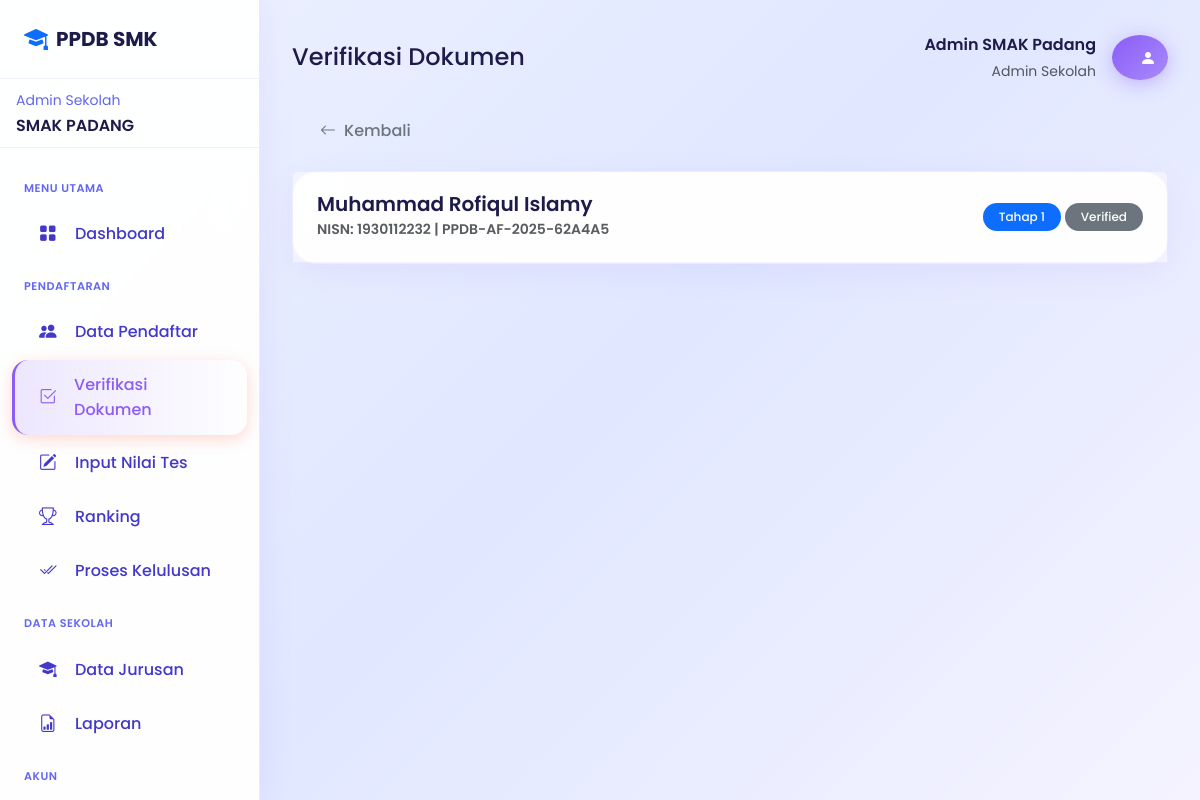
The app's page /admin/verifikasi.php?id=1 (signed in) with its own data.
### tables this page shows
CREATE TABLE `tb_admin_sekolah` (
  `id_admin_sekolah` int(11) NOT NULL,
  `id_smk` int(11) NOT NULL,
  `username` varchar(50) NOT NULL,
  `password` varchar(255) NOT NULL,
  `nama_lengkap` varchar(100) NOT NULL,
  `email` varchar(100) NOT NULL,
  `no_telepon` varchar(20) DEFAULT NULL,
  `jabatan` varchar(50) DEFAULT NULL,
  `foto` varchar(255) DEFAULT NULL,
  `is_active` tinyint(1) DEFAULT 1,
  `last_login` timestamp NULL DEFAULT NULL,
  `created_at` timestamp NOT NULL DEFAULT current_timestamp(),
  `updated_at` timestamp NOT NULL DEFAULT current_timestamp() ON UPDATE current_timestamp()
);

CREATE TABLE `tb_smk` (
  `id_smk` int(11) NOT NULL,
  `npsn` varchar(20) NOT NULL,
  `nama_sekolah` varchar(200) NOT NULL,
  `alamat` text NOT NULL,
  `kelurahan` varchar(100) DEFAULT NULL,
  `kecamatan` varchar(100) DEFAULT NULL,
  `kode_pos` varchar(10) DEFAULT NULL,
  `latitude` decimal(10,8) NOT NULL,
  `longitude` decimal(11,8) NOT NULL,
  `telepon` varchar(20) DEFAULT NULL,
  `email` varchar(100) DEFAULT NULL,
  `website` varchar(150) DEFAULT NULL,
  `jumlah_siswa` int(11) NOT NULL,
  `jumlah_guru` int(11) NOT NULL,
  `nama_kepsek` varchar(100) NOT NULL,
  `foto_utama` varchar(225) NOT NULL,
  `foto_tambahan` varchar(225) NOT NULL,
  `deskripsi` text NOT NULL
);

CREATE TABLE `tb_pendaftaran` (
  `id_pendaftaran` int(11) NOT NULL,
  `nomor_pendaftaran` varchar(30) NOT NULL,
  `id_siswa` int(11) NOT NULL,
  `id_smk_pilihan1` int(11) NOT NULL,
  `id_smk_pilihan2` int(11) DEFAULT NULL,
  `id_kejuruan_pilihan1` int(11) DEFAULT NULL,
  `id_kejuruan_pilihan2` int(11) DEFAULT NULL,
  `id_jalur` int(11) NOT NULL,
  `tahap_pendaftaran` enum('1','2') DEFAULT '1',
  `pilihan_mode` enum('satu_sekolah_dua_jurusan','dua_sekolah_satu_jurusan') DEFAULT NULL,
  `nilai_rapor_semester1` decimal(5,2) DEFAULT NULL,
  `nilai_rapor_semester2` decimal(5,2) DEFAULT NULL,
  `nilai_rapor_semester3` decimal(5,2) DEFAULT NULL,
  `nilai_rapor_semester4` decimal(5,2) DEFAULT NULL,
  `nilai_rapor_semester5` decimal(5,2) DEFAULT NULL,
  `rerata_nilai_rapor` decimal(5,2) DEFAULT NULL,
  `bobot_nilai_rapor` decimal(5,2) DEFAULT NULL,
  `peringkat_paralel` int(11) DEFAULT NULL,
  `nilai_tes_bakat_minat` decimal(5,2) DEFAULT NULL,
  `nilai_akhir_seleksi` decimal(5,2) DEFAULT NULL,
  `kelompok_seleksi` enum('afirmasi','domisili','prestasi','nilai_akhir') DEFAULT NULL,
  `status_tes` enum('belum','sudah') DEFAULT 'belum',
  `tanggal_tes` timestamp NULL DEFAULT NULL,
  `jarak_ke_sekolah` decimal(10,2) DEFAULT NULL,
  `skor_zonasi` decimal(10,4) DEFAULT NULL,
  `nilai_rata_rata` decimal(5,2) DEFAULT NULL,
  `nilai_un` decimal(5,2) DEFAULT NULL,
  `skor_prestasi` int(11) DEFAULT 0,
  `skor_akhir` decimal(10,4) DEFAULT NULL,
  `ranking` int(11) DEFAULT NULL,
  `status` enum('draft','submitted','verified','accepted','rejected','waiting') DEFAULT 'draft',
  `is_dibatalkan` tinyint(1) DEFAULT 0,
  `tanggal_batal` timestamp NULL DEFAULT NULL,
  `catatan_siswa` text DEFAULT NULL,
  `catatan_admin` text DEFAULT NULL,
  `alasan_penolakan` text DEFAULT NULL,
  `tanggal_daftar` timestamp NOT NULL DEFAULT current_timestamp(),
  `tanggal_submit` timestamp NULL DEFAULT NULL,
  `tanggal_verifikasi` timestamp NULL DEFAULT NULL,
  `tanggal_pengumuman` timestamp NULL DEFAULT NULL,
  `verified_by` int(11) DEFAULT NULL,
  `tahun_ajaran` varchar(10) DEFAULT NULL,
  `created_at` timestamp NOT NULL DEFAULT current_timestamp(),
  `updated_at` timestamp NOT NULL DEFAULT current_timestamp() ON UPDATE current_timestamp(),
  `nilai_tes` decimal(5,2) DEFAULT NULL,
  `bobot_rapor` decimal(5,2) DEFAULT NULL,
  `nilai_akumulasi` decimal(5,2) DEFAULT NULL,
  `ranking_sekolah` int(11) DEFAULT NULL,
  `umur_bulan` int(11) DEFAULT NULL,
  `lokasi_tes_smk` int(11) DEFAULT NULL COMMENT 'ID SMK untuk lokasi tes',
  `jenis_pilihan` enum('single','same_school','diff_school') DEFAULT 'single' COMMENT 'Tipe pemilihan SMK'
);

CREATE TABLE `tb_siswa` (
  `id_siswa` int(11) NOT NULL,
  `nisn` varchar(20) NOT NULL,
  `username` varchar(50) NOT NULL,
  `password` varchar(255) NOT NULL,
  `email` varchar(100) NOT NULL,
  `nama_lengkap` varchar(150) NOT NULL,
  `jenis_kelamin` enum('L','P') NOT NULL,
  `tempat_lahir` varchar(100) NOT NULL,
  `tanggal_lahir` date NOT NULL,
  `agama` varchar(20) NOT NULL,
  `nik` varchar(20) DEFAULT NULL,
  `no_kk` varchar(20) DEFAULT NULL,
  `alamat` text NOT NULL,
  `rt` varchar(5) DEFAULT NULL,
  `rw` varchar(5) DEFAULT NULL,
  `kelurahan` varchar(100) DEFAULT NULL,
  `kecamatan` varchar(100) DEFAULT NULL,
  `kota` varchar(100) DEFAULT NULL,
  `provinsi` varchar(100) DEFAULT 'Sumatera Barat',
  `kode_pos` varchar(10) DEFAULT NULL,
  `latitude` decimal(10,8) DEFAULT NULL,
  `longitude` decimal(11,8) DEFAULT NULL,
  `no_telepon` varchar(20) DEFAULT NULL,
  `no_hp` varchar(20) DEFAULT NULL,
  `nama_ayah` varchar(100) DEFAULT NULL,
  `nik_ayah` varchar(20) DEFAULT NULL,
  `pekerjaan_ayah` varchar(100) DEFAULT NULL,
  `penghasilan_ayah` varchar(50) DEFAULT NULL,
  `nama_ibu` varchar(100) DEFAULT NULL,
  `nik_ibu` varchar(20) DEFAULT NULL,
  `pekerjaan_ibu` varchar(100) DEFAULT NULL,
  `penghasilan_ibu` varchar(50) DEFAULT NULL,
  `nama_wali` varchar(100) DEFAULT NULL,
  `no_hp_ortu` varchar(20) DEFAULT NULL,
  `asal_sekolah` varchar(200) DEFAULT NULL,
  `npsn_asal` varchar(20) DEFAULT NULL,
  `alamat_sekolah_asal` text DEFAULT NULL,
  `tahun_lulus` varchar(4) DEFAULT NULL,
  `no_ijazah` varchar(50) DEFAULT NULL,
  `no_skhun` varchar(50) DEFAULT NULL,
  `foto` varchar(255) DEFAULT NULL,
  `is_keluarga_tidak_mampu` tinyint(1) DEFAULT 0,
  `jenis_kartu_bantuan` enum('PIP','DTSEN','PKH','KIS','Lainnya') DEFAULT NULL,
  `nomor_kartu_bantuan` varchar(50) DEFAULT NULL,
  `is_disabilitas` tinyint(1) DEFAULT 0,
  `jenis_disabilitas` varchar(100) DEFAULT NULL,
  `nomor_kartu_disabilitas` varchar(50) DEFAULT NULL,
  `is_panti_asuhan` tinyint(1) DEFAULT 0,
  `nama_panti` varchar(200) DEFAULT NULL,
  `status_buta_warna` enum('tidak','parsial','total') DEFAULT 'tidak',
  `file_surat_tidak_buta_warna` varchar(255) DEFAULT NULL,
  `is_verified` tinyint(1) DEFAULT 0,
  `verified_at` timestamp NULL DEFAULT NULL,
  `last_login` timestamp NULL DEFAULT NULL,
  `created_at` timestamp NOT NULL DEFAULT current_timestamp(),
  `updated_at` timestamp NOT NULL DEFAULT current_timestamp() ON UPDATE current_timestamp()
);

### config/database.php (called while the page is built, shortened)
<?php
class Database {
    private static $instance = null;
    private $connection;
    private function __construct() {
        try {
            $dsn = "mysql:host=" . DB_HOST . ";dbname=" . DB_NAME . ";charset=" . DB_CHARSET;
            $options = [
                PDO::ATTR_ERRMODE => PDO::ERRMODE_EXCEPTION,
                PDO::ATTR_DEFAULT_FETCH_MODE => PDO::FETCH_ASSOC,
                PDO::ATTR_EMULATE_PREPARES => false,
                PDO::MYSQL_ATTR_INIT_COMMAND => "SET NAMES " . DB_CHARSET
            ];
            $this->connection = new PDO($dsn, DB_USER, DB_PASS, $options);
        } catch (PDOException $e) {
            die("Koneksi database gagal: " . $e->getMessage());
        }
    }
    public static function getInstance() {
        if (self::$instance === null) {
            self::$instance = new self();
        }
        return self::$instance;
    }
    public function query($sql, $params = []) {
        try {
            $stmt = $this->connection->prepare($sql);
            $stmt->execute($params);
            return $stmt;
        } catch (PDOException $e) {
            error_log("Database Query Error: " . $e->getMessage());
            throw $e;
        }
    }
    public function fetch($sql, $params = []) {
        $stmt = $this->query($sql, $params);
        return $stmt->fetch();
    }
}
function db() {
    return Database::getInstance();
}

### config/session.php (called while the page is built, shortened)
<?php
class Session {
    public static function get($key, $default = null) {
        return $_SESSION[$key] ?? $default;
    }
    public static function getUserId() {
        return self::get('user_id');
    }
}

### admin/verifikasi.php (the view, shortened to what this page needs)
<?php
$pageTitle = 'Verifikasi Dokumen';
require_once 'includes/header.php';
$pendaftaranId = $_GET['id'] ?? null;
if ($pendaftaranId) {
    $pendaftaran = db()->fetch(
        "SELECT p.*, s.nama_lengkap, s.nisn, j.nama_jalur, j.kode_jalur
         FROM tb_pendaftaran p
         JOIN tb_siswa s ON p.id_siswa = s.id_siswa
         JOIN tb_jalur j ON p.id_jalur = j.id_jalur
         WHERE p.id_pendaftaran = ? AND p.id_smk_pilihan1 = ?",
        [$pendaftaranId, $smkId]
    );
?>
    <div class="mb-3">
        <a href="verifikasi.php" class="btn btn-outline-secondary"><i class="bi bi-arrow-left me-2"></i>Kembali</a>
    </div>
    <div class="card mb-4">
        <div class="card-header d-flex justify-content-between align-items-center">
            <div>
                <h5 class="mb-0"><?= htmlspecialchars($pendaftaran['nama_lengkap']) ?></h5>
                <small class="text-muted">NISN: <?= $pendaftaran['nisn'] ?> | <?= $pendaftaran['nomor_pendaftaran'] ?></small>
            </div>
            <div>
                <?php $tahap = $pendaftaran['tahap_pendaftaran'] ?? 1; ?>
                <span class="badge <?= $tahap == 1 ? 'bg-primary' : 'bg-warning text-dark' ?>">Tahap <?= $tahap ?></span>
                <?= getStatusBadge($pendaftaran['status']) ?>
            </div>
        </div>
    </div>
<?php } ?>
<?php require_once 'includes/footer.php'; ?>

### admin/includes/header.php (shortened to what this page needs)
<?php
require_once dirname(__DIR__, 2) . '/config/database.php';
require_once dirname(__DIR__, 2) . '/config/functions.php';
require_once dirname(__DIR__, 2) . '/config/session.php';
$adminId = Session::getUserId();
$admin = db()->fetch(
    "SELECT a.*, s.nama_sekolah, s.id_smk FROM tb_admin_sekolah a
     LEFT JOIN tb_smk s ON a.id_smk = s.id_smk
     WHERE a.id_admin_sekolah = ?",
    [$adminId]
);
$smkId = $admin['id_smk'];
$currentPage = basename($_SERVER['PHP_SELF'], '.php');
?>
<!DOCTYPE html>
<html lang="id">
<head>
    <link href="https://cdn.jsdelivr.net/npm/bootstrap@5.3.2/dist/css/bootstrap.min.css" rel="stylesheet">
    <link href="https://cdn.jsdelivr.net/npm/bootstrap-icons@1.11.1/font/bootstrap-icons.css" rel="stylesheet">
    <link rel="stylesheet" href="<?= SITE_URL ?>/assets/css/style.css">
</head>
<body>
    <aside class="sidebar">
        <div class="sidebar-header">
            <a href="<?= SITE_URL ?>" class="sidebar-brand">
                <i class="bi bi-mortarboard-fill text-primary"></i>
                PPDB SMK
            </a>
        </div>
        <div class="px-3 py-2 border-bottom border-subtle">
            <small class="text-muted">Admin Sekolah</small>
            <div class="fw-semibold text-truncate"><?= htmlspecialchars($admin['nama_sekolah']) ?></div>
        </div>
        <nav class="sidebar-menu">
            <div class="sidebar-menu-label">Menu Utama</div>
            <a href="index.php" class="sidebar-link <?= $currentPage === 'index' ? 'active' : '' ?>">
                <i class="bi bi-grid-fill"></i>
                <span>Dashboard</span>
            </a>
            <div class="sidebar-menu-label">Pendaftaran</div>
            <a href="pendaftar.php" class="sidebar-link <?= $currentPage === 'pendaftar' ? 'active' : '' ?>">
                <i class="bi bi-people-fill"></i>
                <span>Data Pendaftar</span>
            </a>
            <a href="verifikasi.php" class="sidebar-link <?= $currentPage === 'verifikasi' ? 'active' : '' ?>">
                <i class="bi bi-check2-square"></i>
                <span>Verifikasi Dokumen</span>
            </a>
            <a href="seleksi.php" class="sidebar-link <?= $currentPage === 'seleksi' ? 'active' : '' ?>">
                <i class="bi bi-pencil-square"></i>
                <span>Input Nilai Tes</span>
            </a>
            <a href="ranking.php" class="sidebar-link <?= $currentPage === 'ranking' ? 'active' : '' ?>">
                <i class="bi bi-trophy"></i>
                <span>Ranking</span>
            </a>
            <a href="proses-kelulusan.php" class="sidebar-link <?= $currentPage === 'proses-kelulusan' ? 'active' : '' ?>">
                <i class="bi bi-check2-all"></i>
                <span>Proses Kelulusan</span>
            </a>
            <div class="sidebar-menu-label">Data Sekolah</div>
            <a href="jurusan.php" class="sidebar-link <?= $currentPage === 'jurusan' ? 'active' : '' ?>">
                <i class="bi bi-mortarboard-fill"></i>
                <span>Data Jurusan</span>
            </a>
            <a href="laporan.php" class="sidebar-link <?= $currentPage === 'laporan' ? 'active' : '' ?>">
                <i class="bi bi-file-earmark-bar-graph"></i>
                <span>Laporan</span>
            </a>
            <div class="sidebar-menu-label">Akun</div>
            <a href="profil.php" class="sidebar-link <?= $currentPage === 'profil' ? 'active' : '' ?>">
            </a>
        </nav>
    </aside>
    <main class="main-content">
        <div class="d-flex justify-content-between align-items-center mb-4">
            <div>
                <h4 class="mb-0 d-inline"><?= $pageTitle ?? 'Dashboard' ?></h4>
            </div>
            <div class="d-flex align-items-center gap-3">
                <div class="text-end d-none d-md-block">
                    <div class="fw-semibold"><?= htmlspecialchars($admin['nama_lengkap']) ?></div>
                    <small class="text-muted">Admin Sekolah</small>
                </div>
                <div class="dropdown">
                    <button class="btn btn-primary rounded-circle" data-bs-toggle="dropdown" style="width:45px;height:45px;">
                        <i class="bi bi-person-fill"></i>
                    </button>
                </div>
            </div>
        </div>

### config/functions.php (shortened to what this page needs)
<?php
require_once __DIR__ . '/database.php';
function getStatusBadge($status)
{
    $badges = [
        'draft' => '<span class="badge bg-secondary">Draft</span>',
        'submitted' => '<span class="badge bg-info">Diajukan</span>',
        'verified' => '<span class="badge bg-primary">Terverifikasi</span>',
        'accepted' => '<span class="badge bg-success">Diterima</span>',
        'rejected' => '<span class="badge bg-danger">Ditolak</span>',
        'pending' => '<span class="badge bg-warning">Pending</span>',
        'valid' => '<span class="badge bg-success">Valid</span>',
        'invalid' => '<span class="badge bg-danger">Invalid</span>'
    ];
    return $badges[$status] ?? '<span class="badge bg-secondary">' . ucfirst($status) . '</span>';
}

### records on screen
tb_admin_sekolah: id_smk.nama_sekolah "SMAK PADANG", nama_lengkap "Admin SMAK Padang"
tb_pendaftaran: id_siswa.nama_lengkap "Muhammad Rofiqul Islamy", id_siswa.nisn "1930112232", nomor_pendaftaran "PPDB-AF-2025-62A4A5", tahap_pendaftaran "1", status "Verified"

### other values on screen
$pageTitle "Verifikasi Dokumen"
